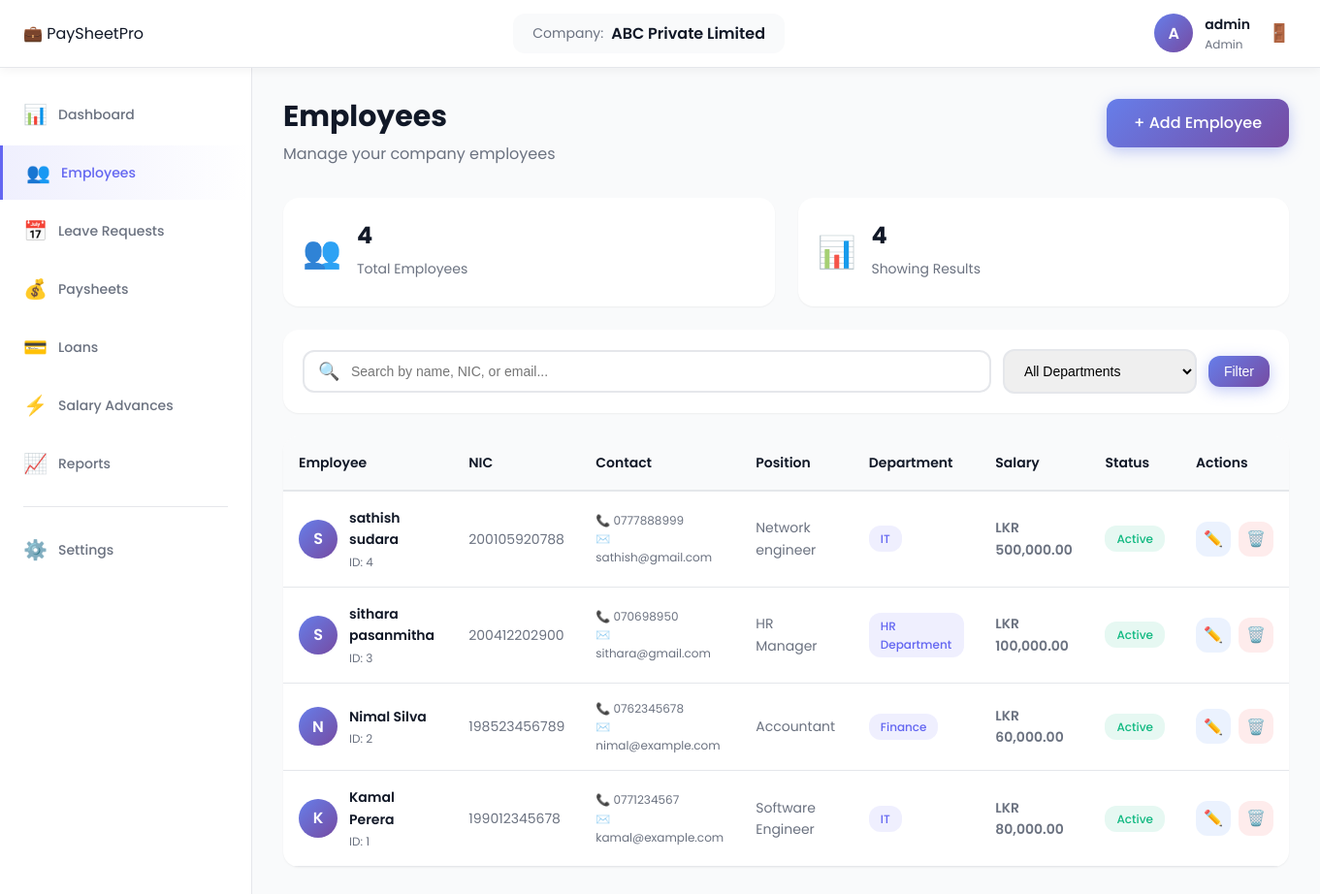
Screenshot of /admin/employees/view_employees.php (signed in) with the database file from the repository.
### tables this page shows
CREATE TABLE `employees` (
  `employee_id` int(11) NOT NULL,
  `company_id` int(11) NOT NULL,
  `employee_name` varchar(255) NOT NULL,
  `employee_nic` varchar(20) NOT NULL,
  `employee_address` text NOT NULL,
  `employee_phone` varchar(20) NOT NULL,
  `employee_email` varchar(100) NOT NULL,
  `position` varchar(100) NOT NULL,
  `department` varchar(100) NOT NULL,
  `basic_salary` decimal(10,2) NOT NULL,
  `joining_date` date NOT NULL,
  `status` enum('active','inactive') DEFAULT 'active',
  `created_date` timestamp NOT NULL DEFAULT current_timestamp()
);

### config/database.php (called while the page is built, shortened)
<?php
function getCompanyId() {
    return isset($_SESSION['company_id']) ? $_SESSION['company_id'] : null;
}
function formatCurrency($amount) {
    return 'LKR ' . number_format($amount, 2);
}
?>

### admin/employees/view_employees.php (the view, shortened to what this page needs)
<?php
require_once '../../config/database.php';
$company_id = getCompanyId();
$username = $_SESSION['username'];
$company_name = $_SESSION['company_name'];
$search = isset($_GET['search']) ? clean($conn, $_GET['search']) : '';
$query = "SELECT * FROM employees WHERE company_id = '$company_id'";
$query .= " ORDER BY employee_id DESC";
$result = mysqli_query($conn, $query);
$count_query = "SELECT COUNT(*) as total FROM employees WHERE company_id = '$company_id' AND status = 'active'";
$count_result = mysqli_query($conn, $count_query);
$total_employees = mysqli_fetch_assoc($count_result)['total'];
?>
<!DOCTYPE html>
<html lang="en">
<head>
    <link rel="stylesheet" href="../../accests/css/style.css">
    <link rel="stylesheet" href="../../accests/css/dashboard.css">
    <link rel="stylesheet" href="../../accests/css/employee.css">
</head>
<body>
    <header class="dashboard-header">
        <div class="header-left">
            <div class="logo">
                <span class="logo-icon">💼</span>
                <span class="logo-text">PaySheet<span class="highlight">Pro</span></span>
            </div>
        </div>
        <div class="header-center">
            <div class="company-info">
                <span class="company-label">Company:</span>
                <span class="company-name"><?php echo htmlspecialchars($company_name); ?></span>
            </div>
        </div>
        <div class="header-right">
            <div class="user-menu">
                <div class="user-avatar">
                    <span><?php echo strtoupper(substr($username, 0, 1)); ?></span>
                </div>
                <div class="user-details">
                    <span class="user-name"><?php echo htmlspecialchars($username); ?></span>
                    <span class="user-role">Admin</span>
                </div>
                <a href="../../auth/logout.php" class="logout-btn" title="Logout">
                    <span class="icon">🚪</span>
                </a>
            </div>
        </div>
    </header>
    <div class="dashboard-container">
        <aside class="sidebar" id="sidebar">
            <nav class="sidebar-nav">
                <ul class="nav-list">
                    <li class="nav-item">
                        <a href="../dashboard.php" class="nav-link">
                            <span class="nav-icon">📊</span>
                            <span class="nav-text">Dashboard</span>
                        </a>
                    </li>
                    <li class="nav-item active">
                        <a href="view_employees.php" class="nav-link">
                            <span class="nav-icon">👥</span>
                            <span class="nav-text">Employees</span>
                        </a>
                    </li>
                    <li class="nav-item">
                        <a href="../leaves/leave_requests.php" class="nav-link">
                            <span class="nav-icon">📅</span>
                            <span class="nav-text">Leave Requests</span>
                        </a>
                    </li>
                    <li class="nav-item">
                        <a href="../paysheet/generate_paysheet.php" class="nav-link">
                            <span class="nav-icon">💰</span>
                            <span class="nav-text">Paysheets</span>
                        </a>
                    </li>
                    <li class="nav-item">
                        <a href="../loans/view_loans.php" class="nav-link">
                            <span class="nav-icon">💳</span>
                            <span class="nav-text">Loans</span>
                        </a>
                    </li>
                    <li class="nav-item">
                        <a href="../advances/view_advances.php" class="nav-link">
                            <span class="nav-icon">⚡</span>
                            <span class="nav-text">Salary Advances</span>
                        </a>
                    </li>
                    <li class="nav-item">
                        <a href="../reports/monthly_report.php" class="nav-link">
                            <span class="nav-icon">📈</span>
                            <span class="nav-text">Reports</span>
                        </a>
                    </li>
                    <li class="nav-divider"></li>
                    <li class="nav-item">
                        <a href="../company_settings.php" class="nav-link">
                            <span class="nav-icon">⚙️</span>
                            <span class="nav-text">Settings</span>
                        </a>
                    </li>
                </ul>
            </nav>
        </aside>
        <main class="main-content">
            <div class="page-header">
                <div>
                    <h1 class="page-title">Employees</h1>
                    <p class="page-subtitle">Manage your company employees</p>
                </div>
                <div class="page-actions">
                    <a href="add_employee.php" class="btn-primary">
                        <span>+ Add Employee</span>
                    </a>
                </div>
            </div>
            <div class="stats-bar">
                <div class="stat-item">
                    <span class="stat-icon">👥</span>
                    <div>
                        <div class="stat-value"><?php echo $total_employees; ?></div>
                        <div class="stat-label">Total Employees</div>
                    </div>
                </div>
                <div class="stat-item">
                    <span class="stat-icon">📊</span>
                    <div>
                        <div class="stat-value"><?php echo mysqli_num_rows($result); ?></div>
                        <div class="stat-label">Showing Results</div>
                    </div>
                </div>
            </div>
            <div class="filter-bar">
                <form method="GET" action="" class="filter-form">
                    <div class="search-box">
                        <span class="search-icon">🔍</span>
                        <input type="text" name="search" class="search-input"
                               placeholder="Search by name, NIC, or email..."
                               value="<?php echo htmlspecialchars($search); ?>">
                    </div>
                    <select name="department" class="filter-select">
                        <option value="">All Departments</option>
                    </select>
                    <button type="submit" class="btn-primary btn-small">Filter</button>
                </form>
            </div>
            <div class="table-card">
                <?php if (mysqli_num_rows($result) > 0): ?>
                    <div class="table-responsive">
                        <table class="employee-table">
                            <thead>
                                <tr>
                                    <th>Employee</th>
                                    <th>NIC</th>
                                    <th>Contact</th>
                                    <th>Position</th>
                                    <th>Department</th>
                                    <th>Salary</th>
                                    <th>Status</th>
                                    <th>Actions</th>
                                </tr>
                            </thead>
                            <tbody>
                                <?php while ($employee = mysqli_fetch_assoc($result)): ?>
                                    <tr>
                                        <td>
                                            <div class="employee-info">
                                                <div class="employee-avatar">
                                                    <?php echo strtoupper(substr($employee['employee_name'], 0, 1)); ?>
                                                </div>
                                                <div>
                                                    <div class="employee-name">
                                                        <?php echo htmlspecialchars($employee['employee_name']); ?>
                                                    </div>
                                                    <div class="employee-meta">
                                                        ID: <?php echo $employee['employee_id']; ?>
                                                    </div>
                                                </div>
                                            </div>
                                        </td>
                                        <td><?php echo htmlspecialchars($employee['employee_nic']); ?></td>
                                        <td>
                                            <div class="contact-info">
                                                <div>📞 <?php echo htmlspecialchars($employee['employee_phone']); ?></div>
                                                <div>✉️ <?php echo htmlspecialchars($employee['employee_email']); ?></div>
                                            </div>
                                        </td>
                                        <td><?php echo htmlspecialchars($employee['position']); ?></td>
                                        <td>
                                            <span class="badge badge-blue">
                                                <?php echo htmlspecialchars($employee['department']); ?>
                                            </span>
                                        </td>
                                        <td class="salary-cell">
                                            <?php echo formatCurrency($employee['basic_salary']); ?>
                                        </td>
                                        <td>
                                            <?php if ($employee['status'] == 'active'): ?>
                                                <span class="badge badge-success">Active</span>
                                            <?php else: ?>
                                                <span class="badge badge-danger">Inactive</span>
                                            <?php endif; ?>
                                        </td>
                                        <td>
                                            <div class="action-buttons">
                                                <a href="edit_employee.php?id=<?php echo $employee['employee_id']; ?>"
                                                   class="btn-action btn-edit" title="Edit">
                                                    ✏️
                                                </a>
                                                <a href="delete_employee.php?id=<?php echo $employee['employee_id']; ?>"
                                                   class="btn-action btn-delete"
                                                   onclick="return confirm('Are you sure you want to delete this employee?')"
                                                   title="Delete">
                                                    🗑️
                                                </a>
                                            </div>
                                        </td>
                                    </tr>
                                <?php endwhile; ?>
                            </tbody>
                        </table>
                    </div>
                <?php endif; ?>
            </div>
        </main>
    </div>
</body>
</html>

### accests/css/style.css (style rules this page uses)
:root { --primary-color: #6366f1; --primary-dark: #4f46e5; --primary-light: #818cf8; --secondary-color: #ec4899; --secondary-dark: #db2777; --secondary-light: #f472b6; --accent-1: #8b5cf6; --accent-2: #06b6d4; --accent-3: #10b981; --accent-4: #f59e0b; --accent-5: #ef4444; --gray-50: #f9fafb; --gray-100: #f3f4f6; --gray-200: #e5e7eb; --gray-300: #d1d5db; --gray-400: #9ca3af; --gray-500: #6b7280; --gray-600: #4b5563; --gray-700: #374151; --gray-800: #1f2937; --gray-900: #111827; --gradient-1: linear-gradient(135deg, #667eea 0%, #764ba2 100%); --gradient-2: linear-gradient(135deg, #f093fb 0%, #f5576c 100%); --gradient-3: linear-gradient(135deg, #4facfe 0%, #00f2fe 100%); --gradient-4: linear-gradient(135deg, #43e97b 0%, #38f9d7 100%); --gradient-5: linear-gradient(135deg, #fa709a 0%, #fee140 100%); --gradient-6: linear-gradient(135deg, #30cfd0 0%, #330867 100%); --gradient-primary: linear-gradient(135deg, #667eea 0%, #764ba2 100%); --bg-primary: #ffffff; --bg-secondary: #f9fafb; --bg-dark: #111827; --text-primary: #111827; --text-secondary: #6b7280; --text-light: #9ca3af; --text-white: #ffffff; --border-color: #e5e7eb; --border-radius-sm: 8px; --border-radius-md: 12px; --border-radius-lg: 16px; --border-radius-xl: 24px; --shadow-sm: 0 1px 2px 0 rgba(0, 0, 0, 0.05); --shadow-md: 0 4px 6px -1px rgba(0, 0, 0, 0.1); --shadow-lg: 0 10px 15px -3px rgba(0, 0, 0, 0.1); --shadow-xl: 0 20px 25px -5px rgba(0, 0, 0, 0.1); --shadow-2xl: 0 25px 50px -12px rgba(0, 0, 0, 0.25); --spacing-xs: 4px; --spacing-sm: 8px; --spacing-md: 16px; --spacing-lg: 24px; --spacing-xl: 32px; --spacing-2xl: 48px; --spacing-3xl: 64px; --transition-fast: 0.2s ease; --transition-normal: 0.3s ease; --transition-slow: 0.5s ease; --font-xs: 12px; --font-sm: 14px; --font-md: 16px; --font-lg: 18px; --font-xl: 20px; --font-2xl: 24px; --font-3xl: 30px; --font-4xl: 36px; --font-5xl: 48px; --font-6xl: 60px; }
* { margin: 0; padding: 0; box-sizing: border-box; }
html { scroll-behavior: smooth; }
body { font-family: 'Poppins', -apple-system, BlinkMacSystemFont, 'Segoe UI', sans-serif; font-size: var(--font-md); line-height: 1.6; color: var(--text-primary); background-color: var(--bg-primary); overflow-x: hidden; }
h1, h2, h3, h4, h5, h6 { font-weight: 600; line-height: 1.2; margin-bottom: var(--spacing-md); color: var(--text-primary); }
h1 { font-size: var(--font-5xl); }
p { margin-bottom: var(--spacing-md); color: var(--text-secondary); }
a { color: var(--primary-color); text-decoration: none; transition: var(--transition-fast); }
.btn-primary { display: inline-flex; align-items: center; gap: 8px; padding: 12px 28px; background: var(--gradient-primary); color: var(--text-white); border: none; border-radius: var(--border-radius-md); font-size: var(--font-md); font-weight: 500; cursor: pointer; transition: all var(--transition-normal); box-shadow: 0 4px 15px rgba(102, 126, 234, 0.4); position: relative; overflow: hidden; }

### rows the page displays
employees: employee_name "S", employee_name "sathish sudara", employee_id "4", employee_nic "200105920788", employee_phone "0777888999", employee_email "sathish@gmail.com", position "Network engineer", department "IT", basic_salary "LKR 500,000.00", status "Active"
employees: employee_name "S", employee_name "sithara pasanmitha", employee_id "3", employee_nic "200412202900", employee_phone "070698950", employee_email "sithara@gmail.com", position "HR Manager", department "HR Department", basic_salary "LKR 100,000.00", status "Active"
employees: employee_name "N", employee_name "Nimal Silva", employee_id "2", employee_nic "198523456789", employee_phone "0762345678", employee_email "nimal@example.com", position "Accountant", department "Finance", basic_salary "LKR 60,000.00", status "Active"
employees: employee_name "K", employee_name "Kamal Perera", employee_id "1", employee_nic "199012345678", employee_phone "0771234567", employee_email "kamal@example.com", position "Software Engineer", department "IT", basic_salary "LKR 80,000.00", status "Active"

### other values shown
$company_name "ABC Private Limited"
substr($username, 0, 1) "A"
$username "admin"
$total_employees "4"
mysqli_num_rows($result) "4"
